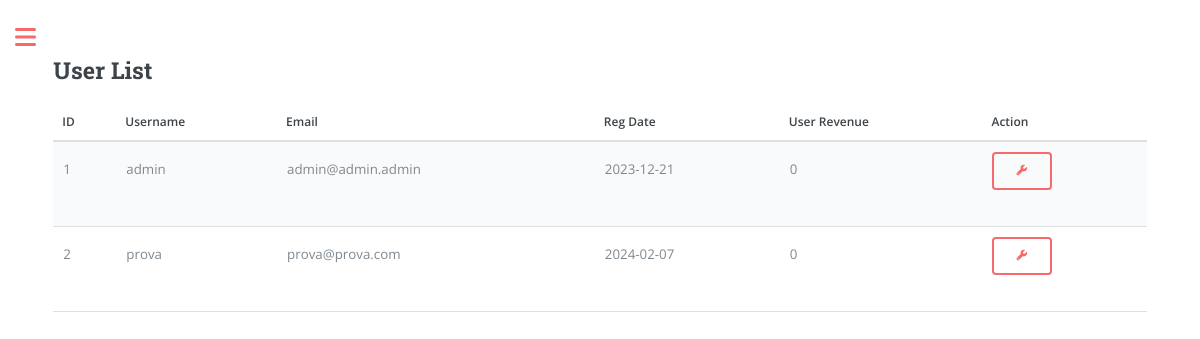
Page /users_list (signed in) on the earlier database version.
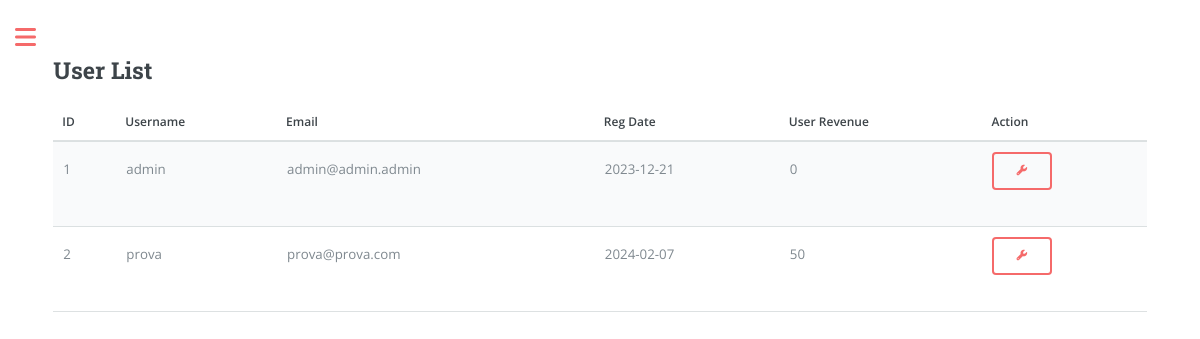
Same page on the later database version.
### app/models.py (models this page shows, shortened)
class User(UserMixin, db.Model):
    id = db.Column(db.Integer, primary_key=True)
    registration_date = db.Column(db.DateTime, default=datetime.utcnow)
    username = db.Column(db.String(64), index=True, unique=True)
    email = db.Column(db.String(120), index=True, unique=True)
    password_hash = db.Column(db.String(128))
    garage = db.relationship('Car', backref='owner_garage', lazy='dynamic')
    groups = db.relationship('Groups', backref='owner_groups', lazy='dynamic')
    contacts = db.relationship('Contacts', backref='owner_contacts', lazy='dynamic')
    role = db.Column(db.String(20), default='user')
    currency = db.Column(db.String(1), default='€')
    measurement_unit = db.Column(db.String(5), default='Km')
    language = db.Column(db.String(2), default='en')
    def formatted_registration_date(self):
        if self.registration_date:
            return self.registration_date.strftime('%Y-%m-%d')
        elif self.registration_date == None:
            return None
        else:
            return "N/A"
    def user_revenue(self):
        total_revenue = 0
        for booking in Booking.query.filter_by(user_id=self.id).all():
            total_revenue += booking.money
        return total_revenue

class Booking(db.Model):
    id = db.Column(db.Integer, primary_key=True)
    start_datetime = db.Column(db.DateTime, nullable=False)
    end_datetime = db.Column(db.DateTime, nullable=False)
    car_plate = db.Column(db.String(8), db.ForeignKey('car.plate'), nullable=False)
    user_id = db.Column(db.Integer, db.ForeignKey('user.id'), nullable=False)
    note = db.Column(db.String(160))
    money = db.Column(db.Integer, default=0, index=True)
    km = db.Column(db.Integer, default=0, index=True) # Car's kilometres when booking
    car = db.relationship('Car', backref='bookings', lazy=True)
    contact_id = db.Column(db.Integer, db.ForeignKey('contacts.id', name='booking_contacts_id'), nullable=True)
    group_id = db.Column(db.Integer, db.ForeignKey('groups.id', name='booking_group'), nullable=True)
    group = db.relationship('Groups', back_populates='bookings', lazy=True)

### app/routes.py (the view)
@app.route('/users_list', methods=['GET', 'POST'])
@login_required
def users_list():
    if current_user.username == 'admin' and current_user.role == 'admin':
        users = User.query.all()
        return render_template('users_list.html', page='users_list', users=users)
    else:
        return render_template('404.html')

### app/models.py (called while the page is built)
@login.user_loader
def load_user(id):
    return User.query.get(int(id))

### app/templates/users_list.html (shortened to what this page needs)
{% if current_user.language == 'en' %}
    {% if current_user.language == 'en' %}
    {% extends "index.html" %}
{% else %}
    {% extends "index_" + current_user.language + ".html" %}
{% endif %}
{% else %}
    {% extends "index_" + current_user.language + ".html" %}
{% endif %}
{% block content %}
<h2>User List</h2>
<table>
    <thead>
        <tr>
            <th>ID</th>
            <th>Username</th>
            <th>Email</th>
            <th>Reg Date</th>
            <th>User Revenue</th>
            <th>Action</th>
        </tr>
    </thead>
    <tbody>
        {% for user in users %}
            <tr>
                <td>{{ user.id }}</td>
                <td>{{ user.username }}</td>
                <td>{{ user.email }}</td>
                <td>{{ user.formatted_registration_date() }}</td>
                <td>{{ user.user_revenue() }}</td>
                <td>
                    <form action="{{ url_for('user', username=user.username) }}" method="get">
                        <button type="submit"><i class="fa-solid fa-wrench"></i></button>
                    </form>
                </td>
            </tr>
        {% endfor %}
    </tbody>
</table>
{% endblock %}

Differences in the rows shown:
changed User "prova": user_revenue "0" → "50"
